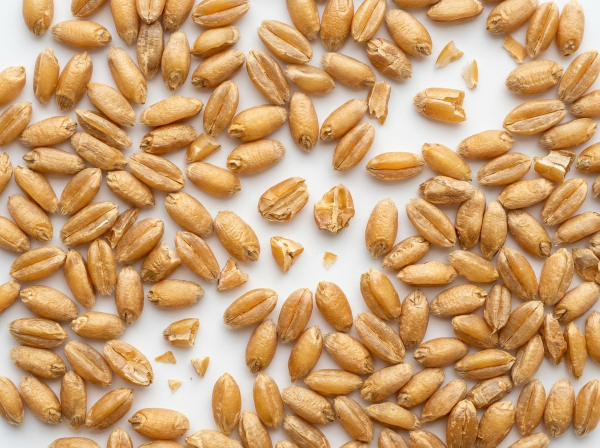
#> input picture backend/data/sample_wheat.jpg, 1200 x 896 px (shown at 1/2 size)
$ python -i ai_scanner.py   (imports and definitions only)   (older library calls are emulated)
#> lines starting #> are read from the running program, lines starting #| are printed output that depends on the picture; after the words box and inside, x2 and y2 are one past the last pixel; in counts of white or black regions, pixels touching at a corner belong together
#> further down, picture is the input picture: shape (896, 1200, 3); mean B, G, R 115.9, 160.5, 201.5
"""
GrainSaksham AI — Computer Vision Grain Quality Scanner
Implements real computer-vision analysis with:
1. Strict Grain Validation & Non-Grain Image Rejection (rejects animals, cars, faces, random objects)
2. Distance-Transform Watershed Kernel Segmentation (prevents false clumping)
3. AGMARK Defect Classification (sound, broken, discolored, foreign matter)
4. Explainable AGMARK Schedule I Grading and Agronomic Improvement Coaching
"""

import cv2
import numpy as np
import base64
import time
from typing import Dict, Any, List, Optional, Tuple

# AGMARK Wheat Standard Thresholds (Schedule I, Agricultural Produce Grading and Marking Rules)
AGMARK_WHEAT_STANDARDS = {
    "Grade I": {
        "max_foreign_matter": 1.0,
        "max_broken_shriveled": 2.0,
        "max_damaged_discolored": 2.0,
        "min_sound": 95.0,
        "description": "Premium Grade — Conforms to AGMARK Grade I export and FCI mill procurement standards."
    },
    "Grade II": {
        "max_foreign_matter": 1.5,
        "max_broken_shriveled": 4.0,
        "max_damaged_discolored": 4.0,
        "min_sound": 90.0,
        "description": "Standard Fair Average Quality (FAQ) — Conforms to AGMARK Grade II mandi trade standards."
    },
    "Grade III": {
        "max_foreign_matter": 2.0,
        "max_broken_shriveled": 6.0,
        "max_damaged_discolored": 6.0,
        "min_sound": 85.0,
        "description": "Moderate Grade — Acceptable for local milling with pre-cleaning required."
    }
}

# [32 lines left out: function check_image_clarity, not called in this run]

def verify_is_grain_sample(
    img_bgr: np.ndarray,
    crop_type: str = "wheat"
) -> Tuple[bool, str, Dict[str, Any]]:
    """
    CRITICAL GRAIN VALIDATION GATEWAY:
    Determines whether the uploaded photograph actually depicts an agricultural grain sample
    (e.g., wheat, paddy/rice, maize, or pulses) spread on an inspection surface,
    or is an arbitrary non-grain image (such as an animal, human face, car, room, scenery, or clutter).

    Returns:
        (is_valid_grain, rejection_reason, intermediate_data)
    """
#> called with crop_type = 'wheat'
    h, w, _ = img_bgr.shape
#> h = 896; w = 1200
    total_px = h * w
#> total_px = 1075200
    hsv = cv2.cvtColor(img_bgr, cv2.COLOR_BGR2HSV)
#> hsv: shape (896, 1200, 3); mean H, S, V 17.3, 114.3, 201.6
    gray = cv2.cvtColor(img_bgr, cv2.COLOR_BGR2GRAY)
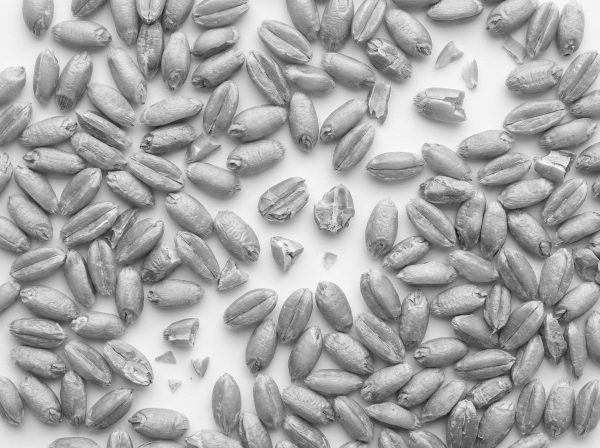
#> gray: shape (896, 1200) (shown at 1/2 size); min 22, max 250, mean 167.7

    # -------------------------------------------------------------
    # Rule 1: Non-Agricultural Color Spectrum Rejection
    # Grains are warm amber/golden/straw/tan. Non-grain images often contain
    # large patches of blue sky, green grass/trees, or vivid synthetic clothing.
    # -------------------------------------------------------------
    blue_mask = cv2.inRange(hsv, (85, 40, 30), (135, 255, 255))
#> blue_mask: shape (896, 1200); every value is 0
    green_mask = cv2.inRange(hsv, (38, 55, 30), (82, 255, 255))
    magenta_mask = cv2.inRange(hsv, (140, 50, 30), (175, 255, 255))

    blue_pct = (np.count_nonzero(blue_mask) / total_px) * 100
#> blue_pct = 0
    green_pct = (np.count_nonzero(green_mask) / total_px) * 100
#> green_pct = 0
    magenta_pct = (np.count_nonzero(magenta_mask) / total_px) * 100
#> magenta_pct = 0

    if blue_pct > 12.0:
        return False, f"Non-grain image rejected: Dominant blue/cyan spectrum ({blue_pct:.1f}%). Typically indicates sky, fabric, vehicles, or outdoor non-grain subjects.", {}
    if green_pct > 20.0:
        return False, f"Non-grain image rejected: Dominant green foliage/lawn spectrum ({green_pct:.1f}%). Grains must be harvested and placed on a clean flat sheet or tray.", {}
    if magenta_pct > 8.0:
        return False, f"Non-grain image rejected: High synthetic/apparel color content ({magenta_pct:.1f}%).", {}

    # -------------------------------------------------------------
    # Rule 2: Illumination & Contrast Feasibility
    # -------------------------------------------------------------
    mean_val = float(np.mean(gray))
#> mean_val = 167.7
    if mean_val < 35.0:
        return False, f"Image too dark (brightness: {mean_val:.1f}). Grain kernels cannot be distinguished from background.", {}
    if mean_val > 245.0:
        return False, f"Image overexposed or blank (brightness: {mean_val:.1f}). No grain contours discernible.", {}

    # -------------------------------------------------------------
    # Rule 3: Inspection Surface & Foreground Density Check
    # -------------------------------------------------------------
    blurred = cv2.GaussianBlur(gray, (5, 5), 0)
    _, thresh = cv2.threshold(blurred, 0, 255, cv2.THRESH_BINARY_INV + cv2.THRESH_OTSU)
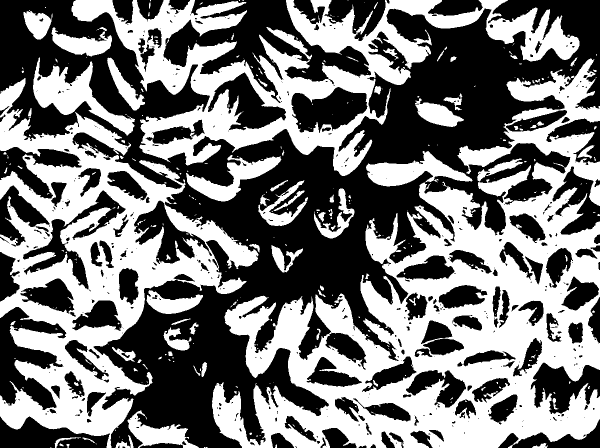
#> thresh: shape (896, 1200) (shown at 1/2 size); 47.1% white; 362 white regions (263 under 20 px)

    # Check background polarity (white surface vs dark tray)
    border_px = np.concatenate([thresh[0, :], thresh[-1, :], thresh[:, 0], thresh[:, -1]])
#> border_px = 4192 values, max 255 at index 151, min 0 at index 0, mean 84.43
    if np.mean(border_px) > 127:
        thresh = cv2.bitwise_not(thresh)

    fg_ratio = (np.count_nonzero(thresh) / total_px) * 100
#> fg_ratio = 47.11
    if fg_ratio < 3.0:
        return False, f"No grain kernels detected: Foreground occupies only {fg_ratio:.1f}% of image. Please spread grain kernels across a contrasting surface.", {}
    if fg_ratio > 82.0:
        return False, f"Non-grain subject detected: A single dense object occupies {fg_ratio:.1f}% of the frame. Real grain samples should be dispersed across a surface.", {}

    # -------------------------------------------------------------
    # Rule 4: Macroscopic Single-Object Rejection
    # If a single contour occupies >28% of the entire frame (e.g. an animal,
    # person's face, coffee cup, car, or pet), it is NOT a grain sample!
    # -------------------------------------------------------------
    raw_cnts, _ = cv2.findContours(thresh, cv2.RETR_EXTERNAL, cv2.CHAIN_APPROX_SIMPLE)
#> raw_cnts = 268 contours, 204 with area under 20; largest, box (x1, y1, x2, y2) and area: (424, 117, 1200, 896) 277814, (0, 156, 517, 896) 158486, (143, 0, 1159, 352) 117768, (66, 115, 270, 271) 9835, (732, 302, 945, 373) 6614
    if raw_cnts:
        max_area = max(cv2.contourArea(c) for c in raw_cnts)
#> max_area = 277813.5
        if (max_area / total_px) > 0.28:
            return False, f"Non-grain macroscopic subject detected: A single large object occupies {max_area/total_px*100:.1f}% of frame (e.g. animal, person, car, or household object).", {}

    # -------------------------------------------------------------
    # Rule 5: Distance Transform & Kernel Seed Resolution
    # Real grains have distinct convex peaks separated by distance transform.
    # -------------------------------------------------------------
    kernel = cv2.getStructuringElement(cv2.MORPH_ELLIPSE, (3, 3))
    cleaned = cv2.morphologyEx(thresh, cv2.MORPH_OPEN, kernel, iterations=1)
#> cleaned: shape (896, 1200); 46.8% white; 224 white regions (126 under 20 px), largest, box (x1, y1, x2, y2) and area: (424, 117, 1200, 896) 222261, (0, 156, 517, 896) 123012, (143, 0, 1159, 352) 99224

    dist_transform = cv2.distanceTransform(cleaned, cv2.DIST_L2, 5)
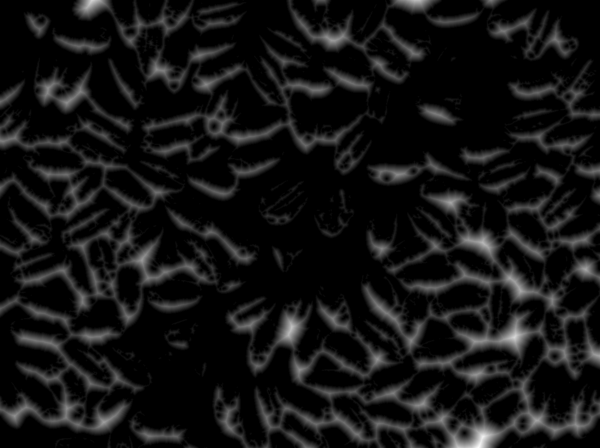
#> dist_transform: shape (896, 1200) float32 (shown at 1/2 size); min 0, max 39.39, mean 3.1; drawn with min black and max white
    max_dist = float(dist_transform.max())
#> max_dist = 39.39
    if max_dist < 4.0:
        return False, "No distinct grain bodies resolved. Image texture or pattern does not correspond to agricultural grain kernels.", {}

    # Peak detection for kernel seeds
    _, sure_fg = cv2.threshold(dist_transform, 0.30 * max_dist, 255, 0)
#> sure_fg: shape (896, 1200) float32; 7% white; 178 white regions (42 under 20 px), largest, box (x1, y1, x2, y2) and area: (848, 758, 1190, 896) 8209, (915, 631, 1084, 709) 4286, (257, 489, 411, 565) 2395
    sure_fg = np.uint8(sure_fg)

    sure_bg = cv2.dilate(cleaned, np.ones((3, 3), np.uint8), iterations=2)
#> sure_bg: shape (896, 1200); 58.7% white; 245 black regions (121 under 20 px), largest, box (x1, y1, x2, y2) and area: (0, 0, 1200, 896) 267873, (329, 0, 740, 181) 21929, (853, 289, 1138, 463) 10729
    unknown = cv2.subtract(sure_bg, sure_fg)

    num_markers, markers = cv2.connectedComponents(sure_fg)
#> markers: shape (896, 1200) int32; 179 distinct labels, from 0 to 178
#> num_markers = 179

    if num_markers < 12:
        return False, f"Insufficient grain kernel count ({max(0, num_markers-1)} detected). An inspection lot requires a representative sample of at least 15–20 dispersed kernels.", {}

    markers = markers + 1
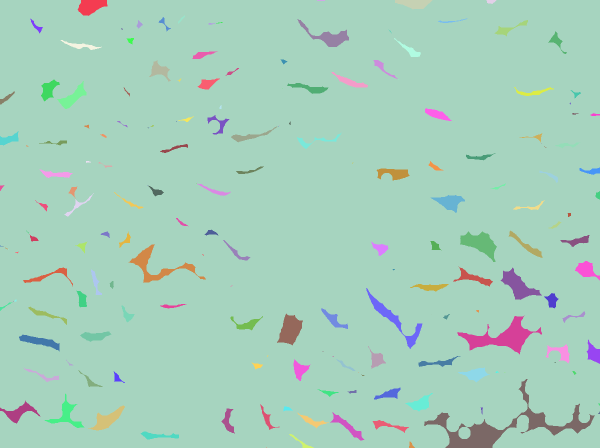
#> markers: shape (896, 1200) int32 (shown at 1/2 size); 179 distinct labels, from 1 to 179; one colour per label, 0 black
    markers[unknown == 255] = 0
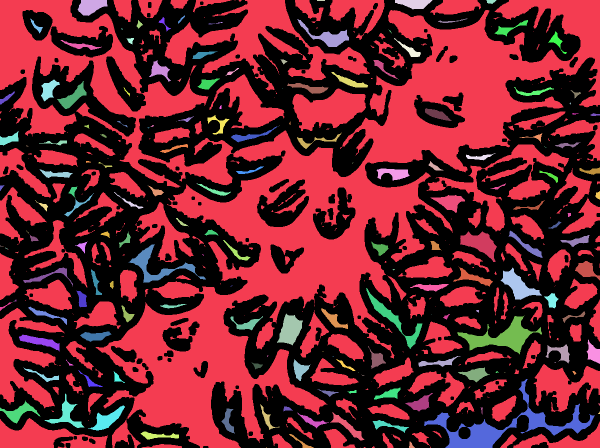
#> markers: shape (896, 1200) int32 (shown at 1/2 size); 180 distinct labels, from 0 to 179; one colour per label, 0 black
    markers = cv2.watershed(img_bgr.copy(), markers)
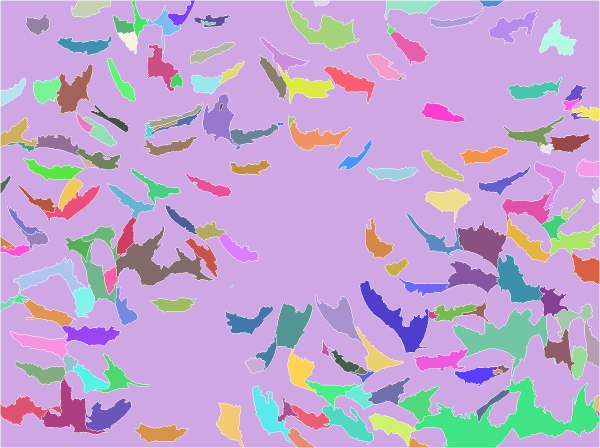
#> markers: shape (896, 1200) int32 (shown at 1/2 size); 180 distinct labels, from -1 to 178; one colour per label, 0 black, -1 white

    # -------------------------------------------------------------
    # Rule 6: Semantic Grain Morphology & Chromatic Consistency
    # -------------------------------------------------------------
    unique_markers = [m for m in np.unique(markers) if m > 1]
#> unique_markers = 177 values from 2 to 178

    grain_like_count = 0
    golden_color_count = 0
    kernel_data = []

    for m in unique_markers:
        mask = np.uint8(markers == m)
        cnts, _ = cv2.findContours(mask, cv2.RETR_EXTERNAL, cv2.CHAIN_APPROX_SIMPLE)
        if not cnts:
            continue
        c = max(cnts, key=cv2.contourArea)
        area = float(cv2.contourArea(c))
        if area < 35.0:
            continue

        hull = cv2.convexHull(c)
        solidity = area / max(float(cv2.contourArea(hull)), 1.0)
        x, y, cw, ch = cv2.boundingRect(c)
        ar = max(cw, ch) / max(min(cw, ch), 1)

        mean_h = float(cv2.mean(hsv[:, :, 0], mask=mask)[0])
        mean_s = float(cv2.mean(hsv[:, :, 1], mask=mask)[0])
        mean_v = float(cv2.mean(hsv[:, :, 2], mask=mask)[0])

        # Grain color criteria (wheat/cereal: golden/amber/straw hue 6-40, sat >= 20)
        is_grain_color = (6 <= mean_h <= 40) and (mean_s >= 20)
        # Grain shape criteria: smooth convex oval (solidity >= 0.58, AR 1.05 to 4.2)
        is_grain_shape = (solidity >= 0.58) and (1.05 <= ar <= 4.2)

        if is_grain_color:
            golden_color_count += 1
        if is_grain_shape and is_grain_color:
            grain_like_count += 1

        kernel_data.append({
            'area': area,
            'aspect_ratio': round(ar, 2),
            'solidity': round(solidity, 2),
            'hue': round(mean_h, 1),
            'sat': round(mean_s, 1),
            'val': round(mean_v, 1),
            'is_grain': is_grain_color and is_grain_shape,
            'contour': c,
            'bbox': [x, y, cw, ch],
            'mask': mask
        })
#> this loop made 177 passes
#> (area, solidity, x, y, cw, ch, ar, mean_h) on passes 1 to 12: (1692.5, 0.874, 142, 1, 79, 33, 2.39, 14.02), (207.5, 0.85, 629, 1, 30, 12, 2.5, 12.36), (1973, 0.682, 769, 1, 111, 39, 2.85, 13.67), (396, 0.894, 957, 1, 52, 13, 4, 11.99), (811.5, 0.605, 335, 1, 55, 52, 1.06, 14.35), (1297.5, 0.392, 296, 11, 66, 96, 1.45, 13.55), (1170, 0.803, 51, 28, 48, 43, 1.12, 15.5), (1069.5, 0.458, 859, 16, 108, 39, 2.77, 13.07), (5180.5, 0.597, 572, 1, 146, 101, 1.45, 15.04), (737, 0.554, 263, 1, 33, 80, 2.42, 13.59), (2565.5, 0.62, 977, 19, 99, 68, 1.46, 14.5), (700, 0.547, 388, 29, 72, 25, 2.88, 14.91)
#> (area, solidity, x, y, cw, ch, ar) on pass 48: (898, 0.525, 290, 208, 117, 46, 2.54)
#> pass 3, in verify_is_grain_sample, `mask = np.uint8(markers == m)`:
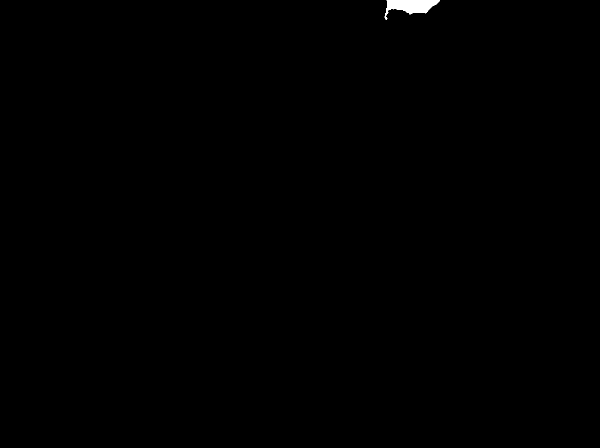
#> mask: shape (896, 1200) (shown at 1/2 size); values 0 (black) and 1 (white), 0.2% white; 1 white region, box (x1, y1, x2, y2) and area: (769, 1, 880, 40) 2108
#> after the loop: mask: shape (896, 1200); values 0 (black) and 1 (white), 0.04% white; 1 white region, box (x1, y1, x2, y2) and area: (816, 875, 859, 895) 422

    total_valid = len(kernel_data)
    if total_valid < 12:
        return False, f"Too few distinct grain kernels ({total_valid} found). Please photograph grains spread on a clean flat surface.", {}

    grain_color_pct = (golden_color_count / total_valid) * 100
    grain_shape_pct = (grain_like_count / total_valid) * 100

    if grain_color_pct < 50.0:
        return False, f"Non-grain image rejected: Only {grain_color_pct:.1f}% of segmented items match agricultural grain color spectrum. Expected cereal grain hues (golden, amber, straw-yellow).", {}

    if grain_shape_pct < 35.0:
        return False, f"Non-grain image rejected: Only {grain_shape_pct:.1f}% of items conform to grain kernel morphology (aspect ratio & convex ovoid structure).", {}

    return True, "Valid agricultural grain sample verified", {
        'total_kernels': total_valid,
        'grain_like_count': grain_like_count,
        'grain_color_pct': round(grain_color_pct, 1),
        'grain_shape_pct': round(grain_shape_pct, 1),
        'kernels': kernel_data,
        'thresh': thresh
    }

# [279 lines left out: function analyze_wheat_sample, not called in this run]

>>> import cv2
>>> picture = cv2.imread('data/sample_wheat.jpg')
>>> result = verify_is_grain_sample(picture)
